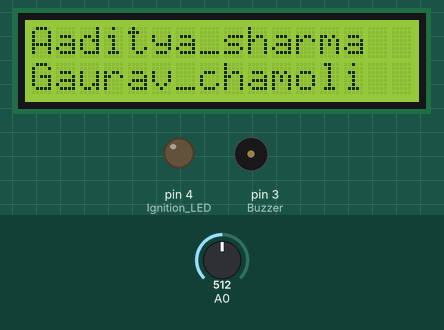
Simulated run of this sketch. Board: Arduino Uno, built with avr-gcc and run on an emulated ATmega328P. On the bench: 16×2 character LCD, output pins drawn as LEDs (lit = HIGH), buzzer (waves = sounding, pin HIGH). The inputs (shaded band) are chosen by the test bench; at power-on: A0 = 512. What the sketch prints to the serial monitor is not drawn.

Above: at 2.1 s.
At 7.2 s:
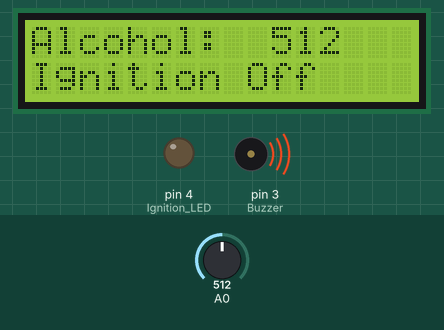
7.3 s: A0 set to 489
At 8.9 s:
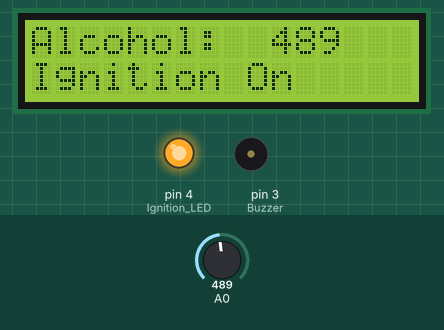
9.5 s: A0 set to 510
At 10.6 s:
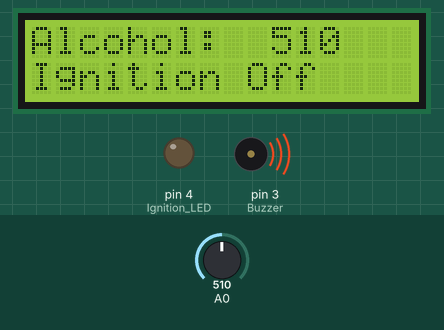
11.5 s: A0 set to 490
At 13.5 s:
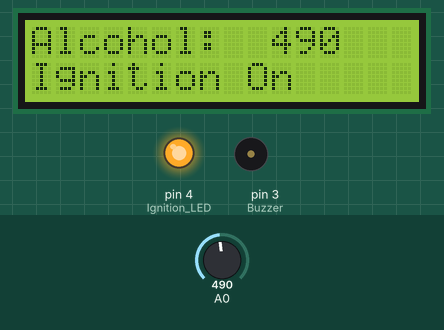
Timing chart, 0 to 15.0 s (numbered marks = the images above; inputs shaded):
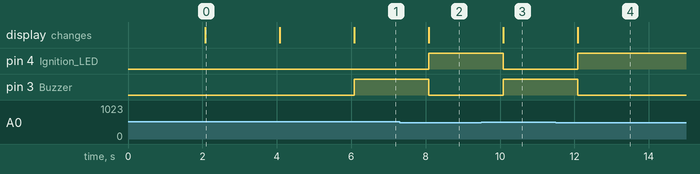

Measured:
- the behaviour switches between 501 and 500 on A0 (found by bisection; images 1 and 2)
- after the input at 7.3 s, pin 4 (Ignition_LED): LOW → HIGH after 0.78 s; pin 3 (Buzzer): HIGH → LOW after 0.78 s; the display: changes after 0.78 s (image 2)
- after the input at 9.5 s, pin 4 (Ignition_LED): HIGH → LOW after 0.59 s; pin 3 (Buzzer): LOW → HIGH after 0.59 s; the display: changes after 0.59 s (image 3)
- after the input at 11.5 s, pin 4 (Ignition_LED): LOW → HIGH after 0.59 s; pin 3 (Buzzer): HIGH → LOW after 0.59 s; the display: changes after 0.59 s (image 4)
- what the display in image 0 shows lasts 2.0 s, from 2.1 s to 4.1 s

The sketch:

Alcohol_Detection_System_with_LiquidCrystal_Display.ino
```cpp
/*
  Author: Vikrant_Gupta
  Email: vikrantgupta95@gmail.com
  LinkedIn: https://www.linkedin.com/in/vikrantgupta95/
  Instagram: https://www.instagram.com/crazyvikku/
  GitHub: https://github.com/vikrantgupta95

  Description:
  This code initializes a LiquidCrystal display and displays a message on it. It then reads analog input from
  pin A0, which is expected to be connected to an alcohol sensor. Based on the sensor reading, it controls
  an LED indicating ignition status and activates a buzzer if the alcohol level is above a certain threshold,
  indicating a potential drunk driving situation.

  Last updated: [Date]
*/

#include <LiquidCrystal.h>

LiquidCrystal lcd(7, 8, 9, 10, 11, 12);  // Initialize LiquidCrystal display

void setup() {
  Serial.begin(9600);  // Initialize serial communication
  lcd.begin(16, 2);    // Initialize LCD with 16x2 dimensions

  // Display initial messages
  lcd.setCursor(0, 0);
  lcd.print("No_drunk_drive");
  delay(2000);
  lcd.clear();
  lcd.setCursor(0, 0);
  lcd.print("Aaditya_sharma");
  lcd.setCursor(0, 1);
  lcd.print("Gaurav_chamoli");
  delay(2000);
  lcd.clear();
  lcd.setCursor(0, 0);
  lcd.print("Alcohol:");
  delay(2000);

  // Set pin modes
  pinMode(4, OUTPUT); // Ignition LED
  pinMode(3, OUTPUT); // Buzzer

  // Initialize default states
  digitalWrite(4, HIGH); // Ignition LED ON (indicating ignition)
  digitalWrite(3, LOW);  // Buzzer OFF (no alarm)
}

void loop() {
  // Read analog input from alcohol sensor
  int alcoholLevel = analogRead(A0);
  Serial.println(alcoholLevel);

  // Display alcohol level on LCD
  lcd.setCursor(10, 0);
  lcd.print(alcoholLevel);

  // Check alcohol level and control ignition and buzzer accordingly
  if (alcoholLevel > 500) {
    lcd.setCursor(0, 1);
    lcd.print("Ignition Off");
    digitalWrite(4, LOW);  // Turn off ignition LED
    digitalWrite(3, HIGH); // Activate buzzer
    delay(1000);
  } else {
    lcd.setCursor(0, 1);
    lcd.print("Ignition On ");
    digitalWrite(4, HIGH); // Turn on ignition LED
    digitalWrite(3, LOW);  // Turn off buzzer
    delay(1000);
  }
}
```
